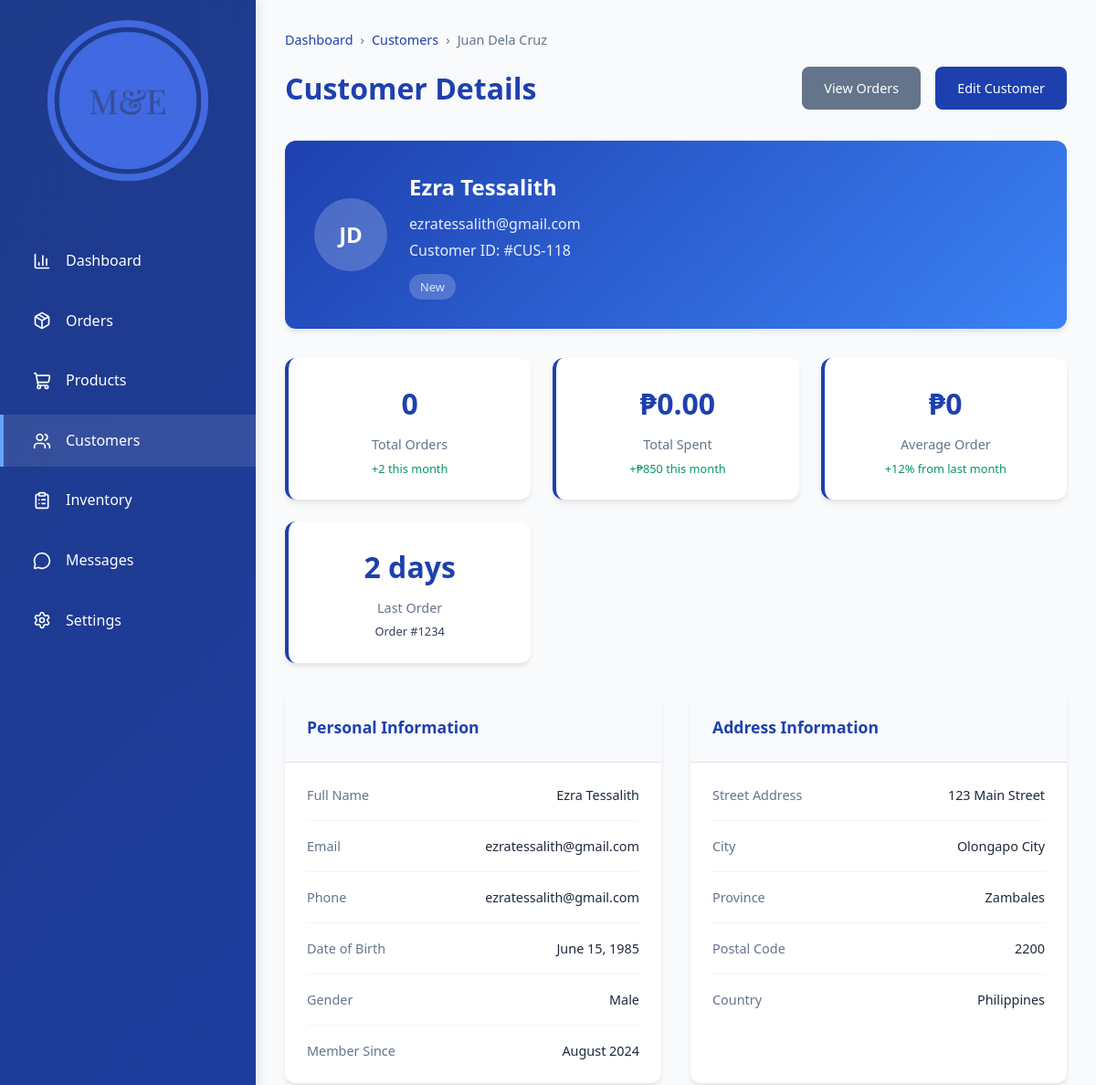
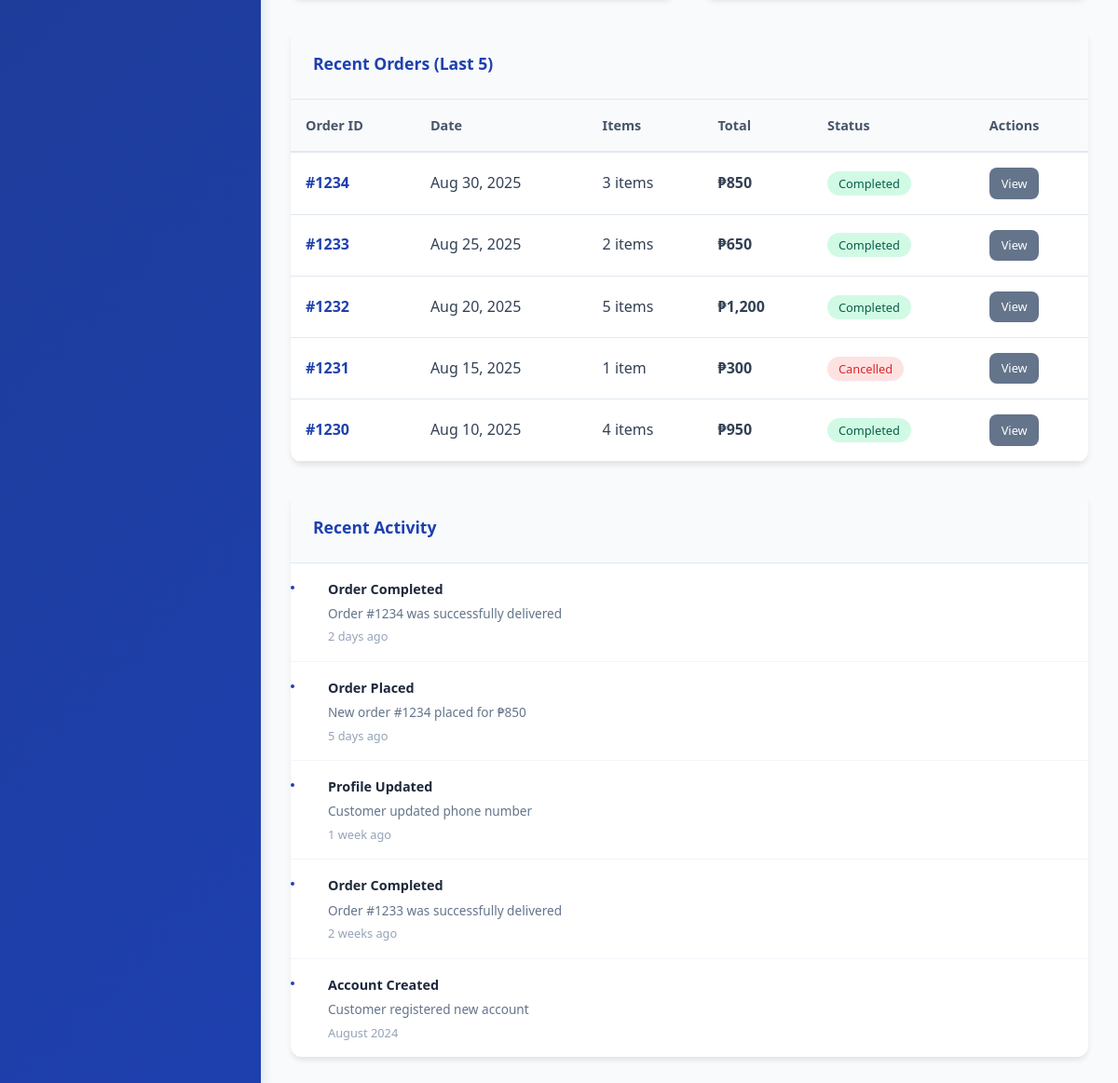
The page /test-files/user-details.php?id=118 on the database its author committed (2 pictures, top to bottom).
### tables this page shows
CREATE TABLE `users` (
  `user_id` int(11) NOT NULL,
  `username` varchar(50) DEFAULT NULL,
  `email` varchar(100) NOT NULL,
  `password` varchar(255) DEFAULT NULL,
  `first_name` varchar(50) NOT NULL,
  `middle_name` varchar(50) NOT NULL,
  `last_name` varchar(50) NOT NULL,
  `gender` varchar(20) NOT NULL DEFAULT 'Prefer not to say',
  `date_of_birth` date DEFAULT NULL,
  `is_verified` tinyint(1) NOT NULL DEFAULT 0,
  `contact_number` varchar(15) NOT NULL,
  `address` text NOT NULL,
  `created_at` datetime NOT NULL DEFAULT current_timestamp(),
  `updated_at` timestamp NOT NULL DEFAULT current_timestamp() ON UPDATE current_timestamp(),
  `isActive` tinyint(1) NOT NULL,
  `verification_token` varchar(64) NOT NULL,
  `token_created_at` datetime NOT NULL DEFAULT current_timestamp(),
  `profile_image` varchar(255) DEFAULT NULL,
  `province_id` int(11) DEFAULT NULL,
  `city_id` int(11) DEFAULT NULL,
  `barangay_id` int(11) DEFAULT NULL,
  `reset_token` varchar(64) DEFAULT NULL,
  `forgot_token_expires` datetime DEFAULT NULL
);

### test-files/user-details.php (the view, shortened to what this page needs)
  <?php
  $pdo = connect();
  if(isset($_GET['id'])){
    $user_id = $_GET['id'];
    try {
      $sql = " SELECT u.user_id, u.first_name, u.last_name, u.email, u.contact_number,
      COUNT(o.order_id) AS total_orders,
      COALESCE(SUM(o.final_amount), 0) AS total_spent,
      COALESCE(ROUND(AVG(o.final_amount)), 0) AS avg_spent
      FROM users u
      LEFT JOIN orders o ON u.user_id = o.user_id
      WHERE u.user_id = :user_id
      GROUP BY u.user_id,u.first_name, u.last_name, u.email, u.contact_number
      ";
      $stmt = $pdo->prepare($sql);
      $stmt->execute([':user_id' => $user_id]);
      $customers = $stmt->fetch(PDO::FETCH_ASSOC);
    } catch (PDOException $e) {
      echo "Database Error: " . $e->getMessage();
    }
  }
   ?>
<!DOCTYPE html>
<html lang="en">
<head>
</head>
<body>
    <div class="dashboard">
        <nav class="sidebar">
            <div class="logo">
                <img src="../assets/images/logo/ME logo.png" alt="">
            </div>
            <ul class="nav-menu">
                <li class="nav-item">
                    <a href="../index.php" class="nav-link">
                        <i data-lucide="bar-chart-3"></i> Dashboard
                    </a>
                </li>
                <li class="nav-item">
                    <a href="../orders/index.php" class="nav-link">
                        <i data-lucide="package"></i> Orders
                    </a>
                </li>
                <li class="nav-item">
                    <a href="../products/index.php" class="nav-link">
                        <i data-lucide="shopping-cart"></i> Products
                    </a>
                </li>
                <li class="nav-item">
                    <a href="index.php" class="nav-link active">
                        <i data-lucide="users"></i> Customers
                    </a>
                </li>
                <li class="nav-item">
                    <a href="../inventory/index.php" class="nav-link">
                        <i data-lucide="clipboard-list"></i> Inventory
                    </a>
                </li>
                <li class="nav-item">
                    <a href="../requests/index.php" class="nav-link">
                        <i data-lucide="message-circle"></i> Messages
                    </a>
                </li>
                <li class="nav-item">
                    <a href="../settings/index.php" class="nav-link">
                        <i data-lucide="settings"></i> Settings
                    </a>
                </li>
            </ul>
        </nav>
        <main class="main-content">
            <div class="breadcrumb">
                <a href="../index.php">Dashboard</a>
                <span>›</span>
                <a href="./index.php">Customers</a>
                <span>›</span>
                <span>Juan Dela Cruz</span>
            </div>
            <div class="header">
                <h2>Customer Details</h2>
                <div class="header-actions">
                    <a href="user-orders.php?id=1" class="btn btn-secondary">View Orders</a>
                    <a href="edit-user.php?id=1" class="btn btn-primary">Edit Customer</a>
                </div>
            </div>
              <div class="customer-profile">
                  <div class="profile-header">
                      <div class="customer-avatar-large">
                        JD</div>
                      <div class="profile-info">
                          <h3><?=htmlspecialchars($customers['first_name'] . " " . $customers['last_name'])?></h3>
                          <p><?= htmlspecialchars($customers['email']) ?></p>
                          <p>Customer ID: #CUS-<?= htmlspecialchars($customers['user_id']) ?></p>
                          <?php if ($customers['total_orders'] == 0): ?>
                            <span class="status-badge new">New</span>
                          <?php elseif ($customers['total_orders'] > 0): ?>
                            <span class="status-badge active">Active</span>
                          <?php else: ?>
                            <span class="status-badge inactive">Inactive</span>
                          <?php endif; ?>
                      </div>
                  </div>
              </div>
            <div class="stats-grid">
                <div class="stat-card">
                    <div class="stat-value"><?=htmlspecialchars($customers['total_orders'])?></div>
                    <div class="stat-label">Total Orders</div>
                    <div class="stat-change positive">+2 this month</div>
                </div>
                <div class="stat-card">
                    <div class="stat-value">₱<?=htmlspecialchars($customers['total_spent'])?></div>
                    <div class="stat-label">Total Spent</div>
                    <div class="stat-change positive">+₱850 this month</div>
                </div>
                <div class="stat-card">
                    <div class="stat-value">₱<?=htmlspecialchars($customers['avg_spent'],2)?></div>
                    <div class="stat-label">Average Order</div>
                    <div class="stat-change positive">+12% from last month</div>
                </div>
                <div class="stat-card">
                    <div class="stat-value">2 days</div>
                    <div class="stat-label">Last Order</div>
                    <div class="stat-change">Order #1234</div>
                </div>
            </div>
            <div class="content-grid">
                <div class="info-section">
                    <div class="section-header">
                        <h4>Personal Information</h4>
                    </div>
                    <div class="section-content">
                        <div class="info-row">
                            <span class="info-label">Full Name</span>
                            <span class="info-value"><?=htmlspecialchars($customers['first_name'] . " " . $customers['last_name'])?></span>
                        </div>
                        <div class="info-row">
                            <span class="info-label">Email</span>
                            <span class="info-value"><?= htmlspecialchars($customers['email']) ?></span>
                        </div>
                        <div class="info-row">
                            <span class="info-label">Phone</span>
                            <span class="info-value"><?= htmlspecialchars($customers['email']) ?></span>
                        </div>
                        <div class="info-row">
                            <span class="info-label">Date of Birth</span>
                            <span class="info-value">June 15, 1985</span>
                        </div>
                        <div class="info-row">
                            <span class="info-label">Gender</span>
                            <span class="info-value">Male</span>
                        </div>
                        <div class="info-row">
                            <span class="info-label">Member Since</span>
                            <span class="info-value">August 2024</span>
                        </div>
                    </div>
                </div>
                <div class="info-section">
                    <div class="section-header">
                        <h4>Address Information</h4>
                    </div>
                    <div class="section-content">
                        <div class="info-row">
                            <span class="info-label">Street Address</span>
                            <span class="info-value">123 Main Street</span>
                        </div>
                        <div class="info-row">
                            <span class="info-label">City</span>
                            <span class="info-value">Olongapo City</span>
                        </div>
                        <div class="info-row">
                            <span class="info-label">Province</span>
                            <span class="info-value">Zambales</span>
                        </div>
                        <div class="info-row">
                            <span class="info-label">Postal Code</span>
                            <span class="info-value">2200</span>
                        </div>
                        <div class="info-row">
                            <span class="info-label">Country</span>
                            <span class="info-value">Philippines</span>
                        </div>
                    </div>
                </div>
            </div>
            <div class="recent-orders">
                <div class="section-header">
                    <h4>Recent Orders (Last 5)</h4>
                </div>
                <div class="table-container">
                    <table class="orders-table">
                        <thead>
                            <tr>
                                <th>Order ID</th>
                                <th>Date</th>
                                <th>Items</th>
                                <th>Total</th>
                                <th>Status</th>
                                <th>Actions</th>
                            </tr>
                        </thead>
                        <tbody>
                            <tr>
                                <td><a href="../orders/order-details.php?id=1234" class="order-id">#1234</a></td>
                                <td>Aug 30, 2025</td>
                                <td>3 items</td>
                                <td><strong>₱850</strong></td>
                                <td><span class="order-status completed">Completed</span></td>
                                <td><a href="../orders/order-details.php?id=1234" class="btn btn-secondary" style="font-size: 0.8rem; padding: 0.4rem 0.8rem;">View</a></td>
                            </tr>
                            <tr>
                                <td><a href="../orders/order-details.php?id=1233" class="order-id">#1233</a></td>
                                <td>Aug 25, 2025</td>
                                <td>2 items</td>
                                <td><strong>₱650</strong></td>
                                <td><span class="order-status completed">Completed</span></td>
                                <td><a href="../orders/order-details.php?id=1233" class="btn btn-secondary" style="font-size: 0.8rem; padding: 0.4rem 0.8rem;">View</a></td>
                            </tr>
                            <tr>
                                <td><a href="../orders/order-details.php?id=1232" class="order-id">#1232</a></td>
                                <td>Aug 20, 2025</td>
                                <td>5 items</td>
                                <td><strong>₱1,200</strong></td>
                                <td><span class="order-status completed">Completed</span></td>
                                <td><a href="../orders/order-details.php?id=1232" class="btn btn-secondary" style="font-size: 0.8rem; padding: 0.4rem 0.8rem;">View</a></td>
                            </tr>
                            <tr>
                                <td><a href="../orders/order-details.php?id=1231" class="order-id">#1231</a></td>
                                <td>Aug 15, 2025</td>
                                <td>1 item</td>
                                <td><strong>₱300</strong></td>
                                <td><span class="order-status cancelled">Cancelled</span></td>
                                <td><a href="../orders/order-details.php?id=1231" class="btn btn-secondary" style="font-size: 0.8rem; padding: 0.4rem 0.8rem;">View</a></td>
                            </tr>
                            <tr>
                                <td><a href="../orders/order-details.php?id=1230" class="order-id">#1230</a></td>
                                <td>Aug 10, 2025</td>
                                <td>4 items</td>
                                <td><strong>₱950</strong></td>
                                <td><span class="order-status completed">Completed</span></td>
                                <td><a href="../orders/order-details.php?id=1230" class="btn btn-secondary" style="font-size: 0.8rem; padding: 0.4rem 0.8rem;">View</a></td>
                            </tr>
                        </tbody>
                    </table>
                </div>
            </div>
            <div style="margin-top: 2rem;">
                <div class="activity-timeline">
                    <div class="section-header">
                        <h4>Recent Activity</h4>
                    </div>
                    <div class="timeline-item">
                        <div class="timeline-content">
                            <div class="timeline-title">Order Completed</div>
                            <div class="timeline-desc">Order #1234 was successfully delivered</div>
                            <div class="timeline-time">2 days ago</div>
                        </div>
                    </div>
                    <div class="timeline-item">
                        <div class="timeline-content">
                            <div class="timeline-title">Order Placed</div>
                            <div class="timeline-desc">New order #1234 placed for ₱850</div>
                            <div class="timeline-time">5 days ago</div>
                        </div>
                    </div>
                    <div class="timeline-item">
                        <div class="timeline-content">
                            <div class="timeline-title">Profile Updated</div>
                            <div class="timeline-desc">Customer updated phone number</div>
                            <div class="timeline-time">1 week ago</div>
                        </div>
                    </div>
                    <div class="timeline-item">
                        <div class="timeline-content">
                            <div class="timeline-title">Order Completed</div>
                            <div class="timeline-desc">Order #1233 was successfully delivered</div>
                            <div class="timeline-time">2 weeks ago</div>
                        </div>
                    </div>
                    <div class="timeline-item">
                        <div class="timeline-content">
                            <div class="timeline-title">Account Created</div>
                            <div class="timeline-desc">Customer registered new account</div>
                            <div class="timeline-time">August 2024</div>
                        </div>
                    </div>
                </div>
            </div>
        </main>
    </div>
</body>
</html>

### rows shown on the page
users: first_name+last_name "Ezra Tessalith", email "ezratessalith@gmail.com", user_id "118"

### other values the page prints
$customers['total_orders'] "0"
$customers['total_spent'] "0.00"
$customers['avg_spent'] "0"
